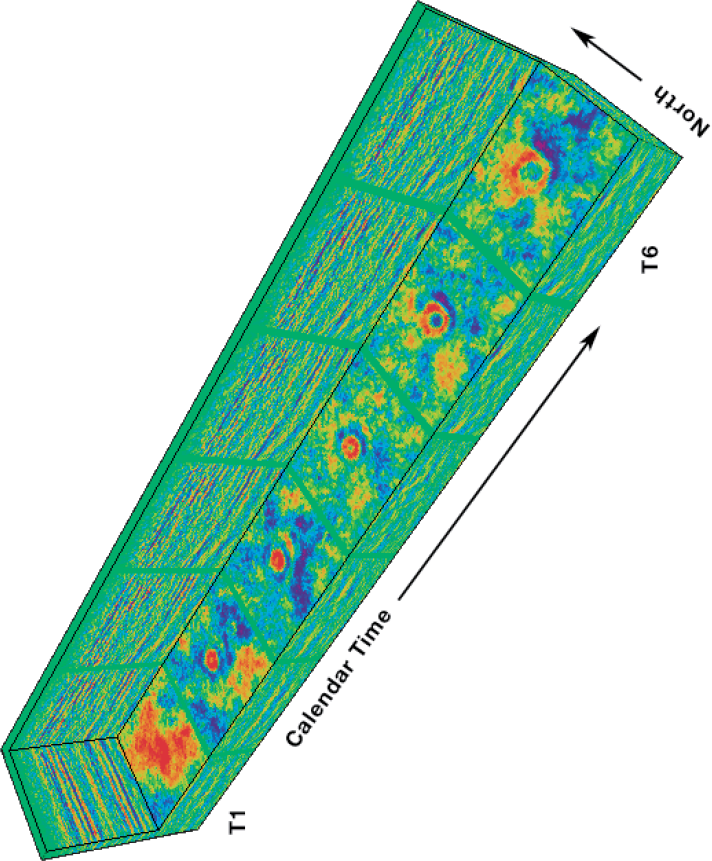
#> input picture not for repo/stuff4matching_cmap_notebooks/SEG_Wiki_4D.png, 712 x 861 px, found by its file name
$ jupyter execute identify_and_crop_image_then_quantize_colors_seg_wiki_4D_seismic.ipynb   (shell and % lines are left out)
#> lines starting #> are read from the running program, lines starting #| are printed output that depends on the picture; after the words box and inside, x2 and y2 are one past the last pixel; in counts of white or black regions, pixels touching at a corner belong together
#### Objective

With this workflow I import an image with a map, isolate the map using morphological operations. The resulting image is the input to a colormap recognition and data extration workflow.

#### Preliminaries - import main libraries

[cell 1]
import numpy as np
from scipy import ndimage as ndi
import matplotlib.pyplot as plt

from skimage import color, io
from skimage.morphology import disk, opening
from skimage.morphology import remove_small_objects

#### Import test image

[cell 2]
# import from url
url = 'https://github.com/mycarta/rainbowbot/raw/master/stuff4matching_cmap_notebooks/SEG_Wiki_4D.png'
img = np.asarray(io.imread(url))[:,:,:3] # removing alpha channel
#> img is the input picture: shape (861, 712, 3); mean R, G, B 178.1, 219.2, 202

[cell 3]
# plot it
fig = plt.figure(figsize=(10,10))
ax = fig.add_subplot(111)
plt.imshow(img)
ax.xaxis.set_ticks([])
ax.yaxis.set_ticks([])
plt.show()
#fig.savefig('input.png', dpi=400, bbox_inches='tight', pad_inches=0)

#### Find the map

We want to eliminate both possibilities of ~black and ~nearly white border.

[cell 4]
binary = np.logical_and(color.rgb2gray(img) > 0.03, color.rgb2gray(img) < 0.97)
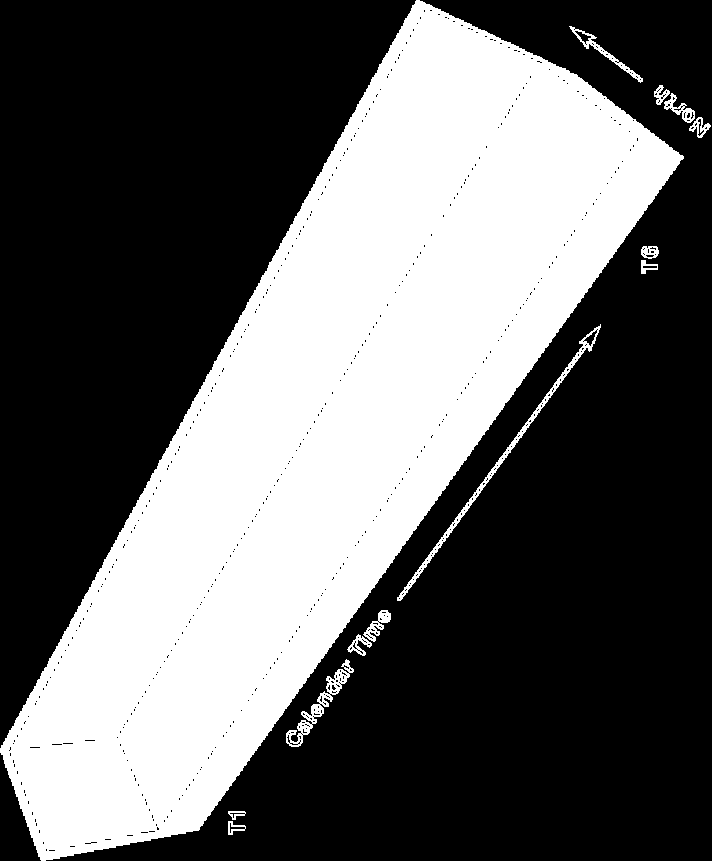
#> binary: shape (861, 712) bool; 38.5% white; 13 white regions, largest, box (x1, y1, x2, y2) and area: (0, 0, 684, 861) 231286, (397, 324, 601, 601) 1596, (286, 659, 354, 747) 1019

# plot
fig = plt.figure(figsize=(10,10))
ax = fig.add_subplot(111)
plt.imshow(binary, cmap='gray')
ax.xaxis.set_ticks([])
ax.yaxis.set_ticks([])
plt.show()

#fig.savefig('binary.png', dpi=400, bbox_inches='tight', pad_inches=0)

#### Get largest element in the binary image and use it as a mask for the original image

First apply a light opening to separate possible small objects connected to the largest one (like tick marks).

[cell 5]
binary = opening(binary, disk(3))
#> binary: shape (861, 712) bool; 37.7% white; 2 white regions, box (x1, y1, x2, y2) and area: (0, 0, 683, 861) 230804, (382, 616, 390, 623) 36

# plot
fig = plt.figure(figsize=(10,10))
ax = fig.add_subplot(111)
plt.imshow(binary, cmap='gray')
ax.xaxis.set_ticks([])
ax.yaxis.set_ticks([])
plt.show()
binary.shape
#> Out = (861, 712)
#fig.savefig('binary.png', dpi=400, bbox_inches='tight', pad_inches=0)

Detect largest bright element in the binary image. Making the assumption it would be the map.
Eliminate everything else (text, colorbar, holes, etc.).

[cell 6]
# Label all white objects (made up of ones)
label_objects, nb_labels = ndi.label(binary) # ndimage.label actually labels 0 (background) as 0 and then
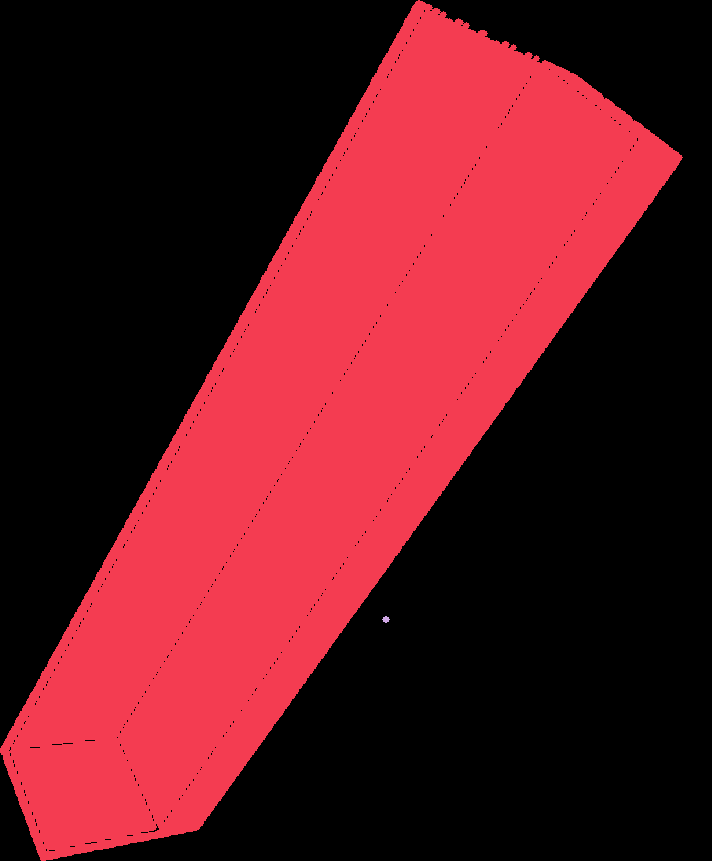
#> label_objects: shape (861, 712) int32; 3 distinct labels, from 0 to 2; one colour per label, 0 black
#> nb_labels = 2
                                                    # labels every nonzero object as 1, 2, ... n.

# Calculate every labeled object's size.
# np.bincount ignores whether input is an image or another type of array.
# It just calculates the binary sizes, including for the 0 (background).
sizes = np.bincount(label_objects.ravel())
#> sizes = [382192, 230804, 36]

sizes[0] = 0    # This sets the size of the background to 0 so that if it happened to be larger than
                # the largest white object it would not matter

# Keep only largest object
binary_objects = remove_small_objects(binary, max(sizes))
#> binary_objects: shape (861, 712) bool; 37.6% white; 1 white region, box (x1, y1, x2, y2) and area: (0, 0, 683, 861) 230804

[cell 7]
# plot
fig = plt.figure(figsize=(10,10))
ax = fig.add_subplot(111)
plt.imshow(binary_objects, cmap='gray')
ax.xaxis.set_ticks([])
ax.yaxis.set_ticks([])
plt.show()
#fig.savefig('onlylargest.png', dpi=400, bbox_inches='tight', pad_inches=0)

[cell 8]
# Remove holes from it (black regions inside white object)
binary_holes = ndi.morphology.binary_fill_holes(binary_objects)
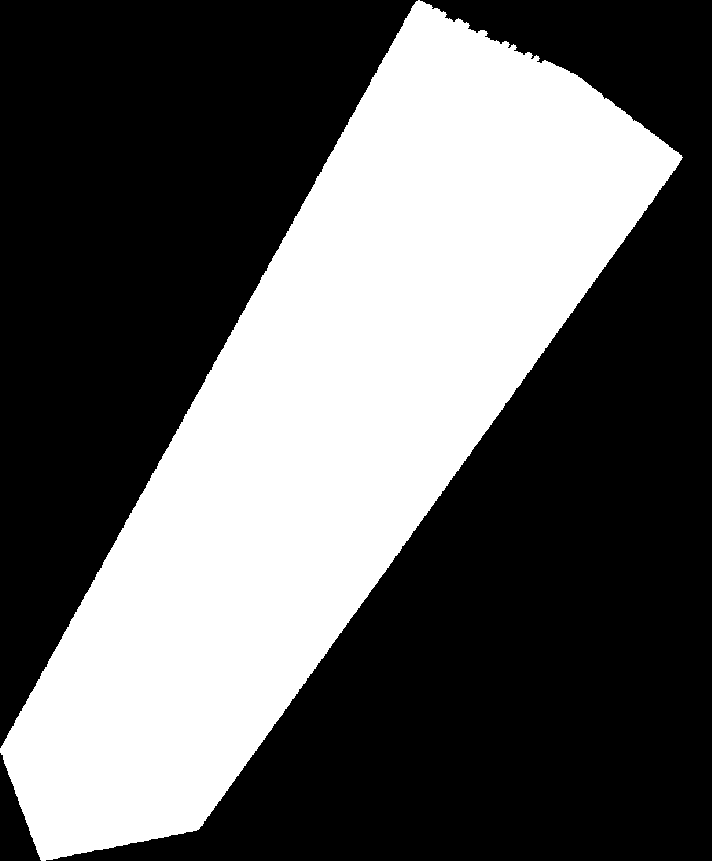
#> binary_holes: shape (861, 712) bool; 37.8% white; 1 white region, box (x1, y1, x2, y2) and area: (0, 0, 683, 861) 231600

[cell 9]
# plot
fig = plt.figure(figsize=(10,10))
ax = fig.add_subplot(111)
plt.imshow(binary_holes, cmap='gray')
ax.xaxis.set_ticks([])
ax.yaxis.set_ticks([])
plt.show()

#fig.savefig('noholes.png', dpi=400, bbox_inches='tight', pad_inches=0)

#### Mask and crop the original image

[cell 10]
# Convert cleaned binary image to a 3D array mask to use in next cell

mask3 = np.zeros(img.shape)
mask3[:,:,0] = binary_holes
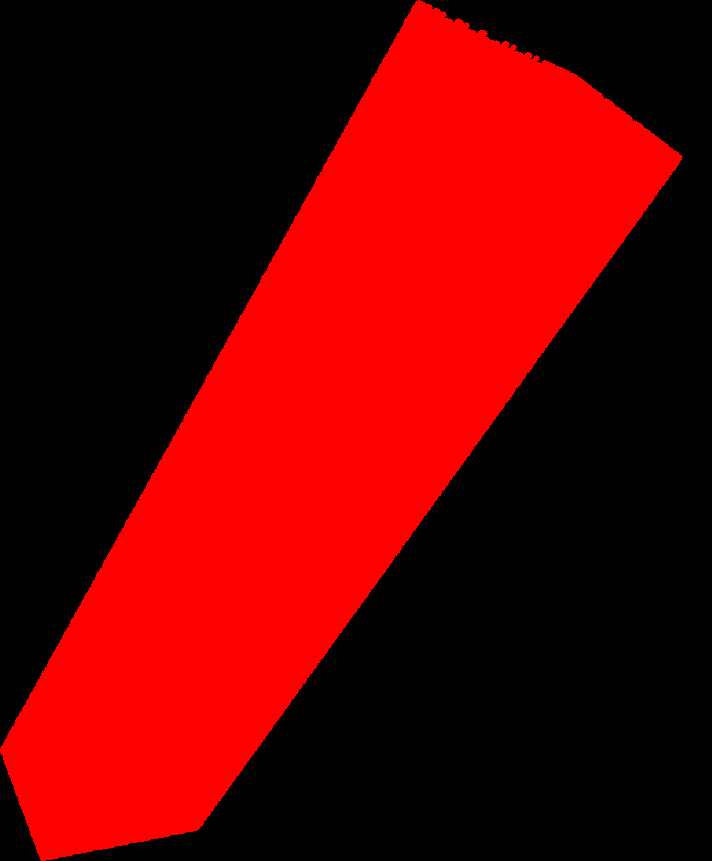
#> mask3: shape (861, 712, 3) float64; mean of channels 0, 1, 2 0.378, 0, 0; drawn as R, G, B
mask3[:,:,1] = binary_holes
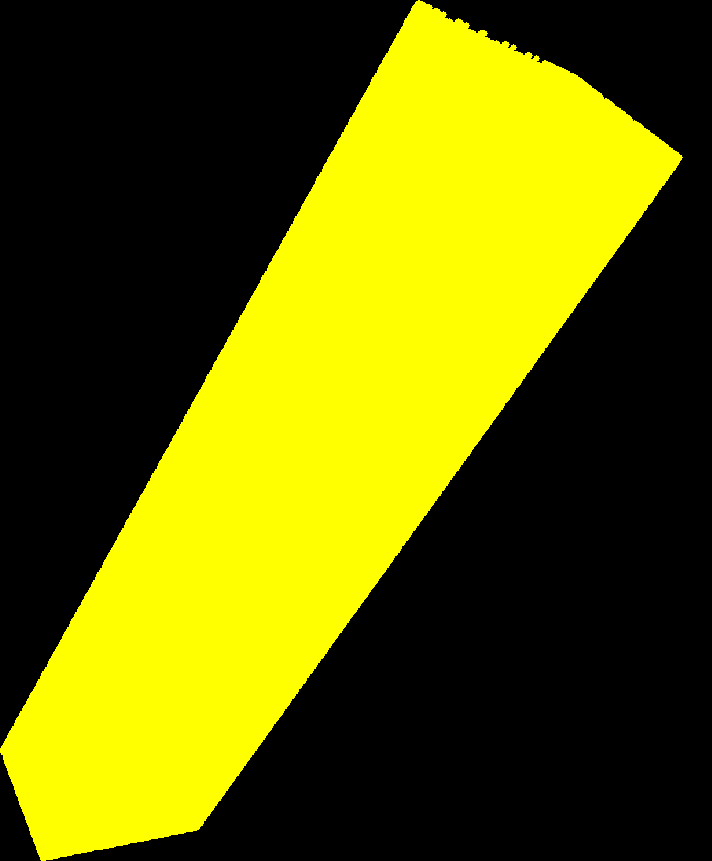
#> mask3: shape (861, 712, 3) float64; mean of channels 0, 1, 2 0.378, 0.378, 0; drawn as R, G, B
mask3[:,:,2] = binary_holes

[cell 11]
# Use the mask to get only the map in the original image
final = np.ma.masked_where(mask3 ==0, img)
final = final.filled(0)
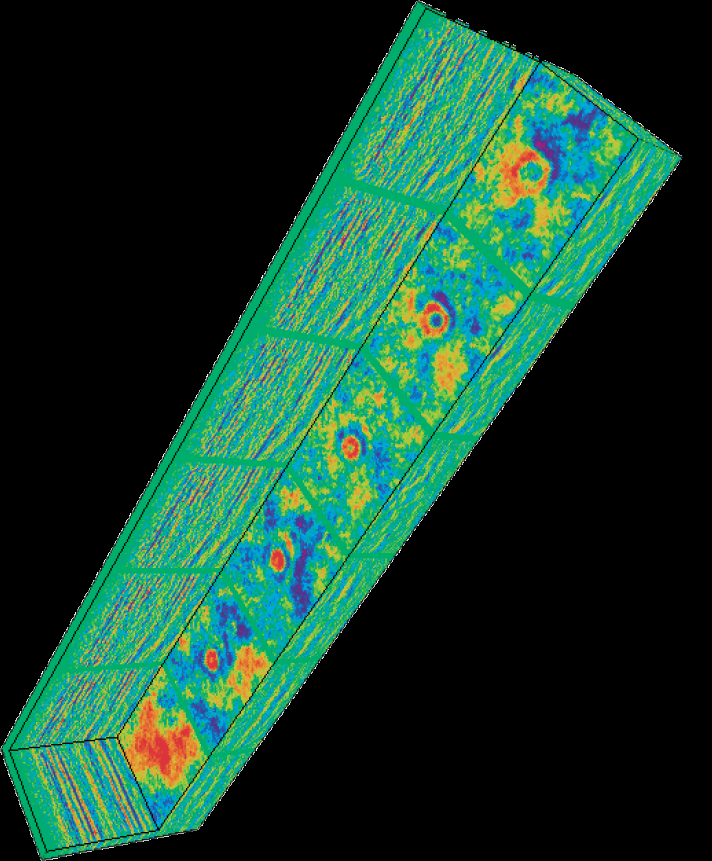
#> final: shape (861, 712, 3); mean R, G, B 20.7, 61.9, 44.6

[cell 12]
# plot
fig = plt.figure(figsize=(10,10))
ax = fig.add_subplot(111)
plt.imshow(final)
ax.xaxis.set_ticks([])
ax.yaxis.set_ticks([])
plt.show()

#fig.savefig('map.png', dpi=400, bbox_inches='tight', pad_inches=0)

#### Crop zero columns and zero rows

http://stackoverflow.com/a/14211727/1034648
or even better http://stackoverflow.com/a/31402351/1034648

[cell 13]
non_empty = np.where(final != 0)
final_crop = final[np.min(non_empty[0]) : np.max(non_empty[0]),
                   np.min(non_empty[1]) : np.max(non_empty[1])]
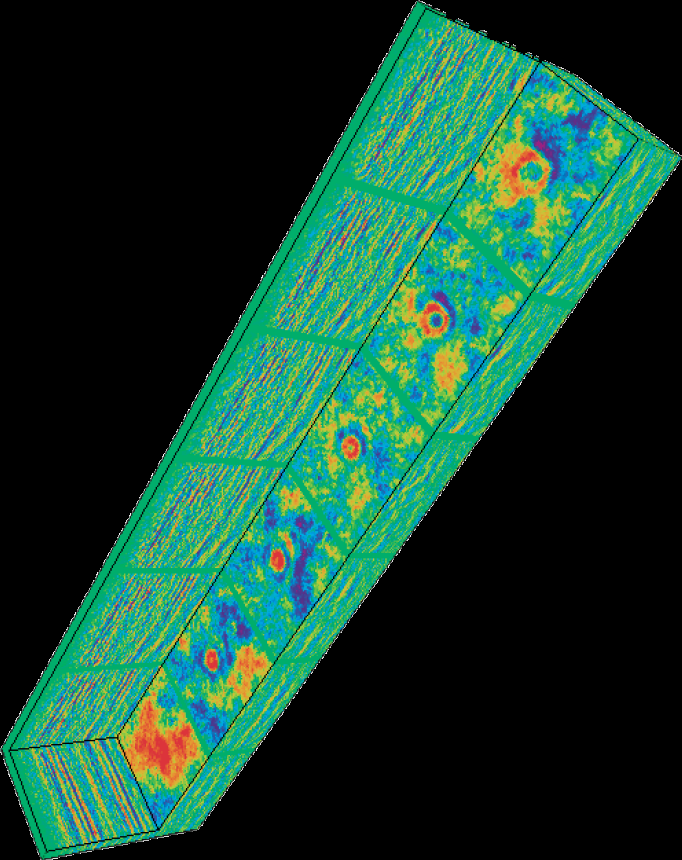
#> final_crop: shape (860, 682, 3); mean R, G, B 21.7, 64.7, 46.6

#plot
fig = plt.figure(figsize=(10,10))
ax = fig.add_subplot(111)
plt.imshow(final_crop)
ax.xaxis.set_ticks([])
ax.yaxis.set_ticks([])
plt.show()
#fig.savefig('crop.png', dpi=400, bbox_inches='tight', pad_inches=0)

$ run again, with not for repo/stuff4matching_cmap_notebooks/test1.png copied over not for repo/stuff4matching_cmap_notebooks/SEG_Wiki_4D.png
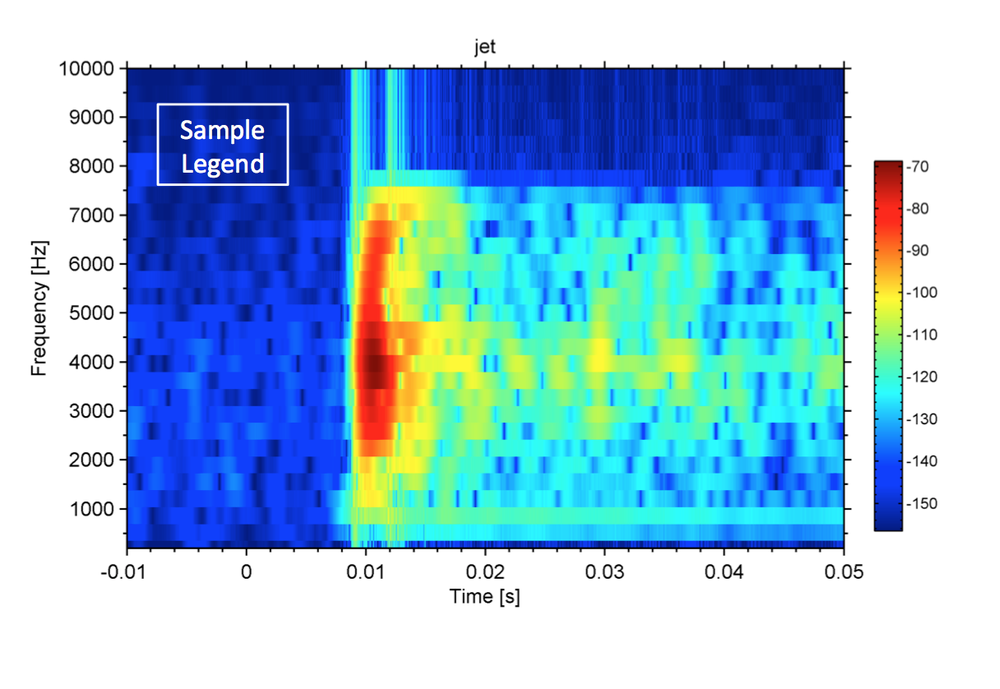
#> input picture not for repo/stuff4matching_cmap_notebooks/test1.png, 1000 x 689 px, shrunk from 1216 x 838 before the run, found by its file name
#> `label_objects, nb_labels = ndi.label(binary)`:
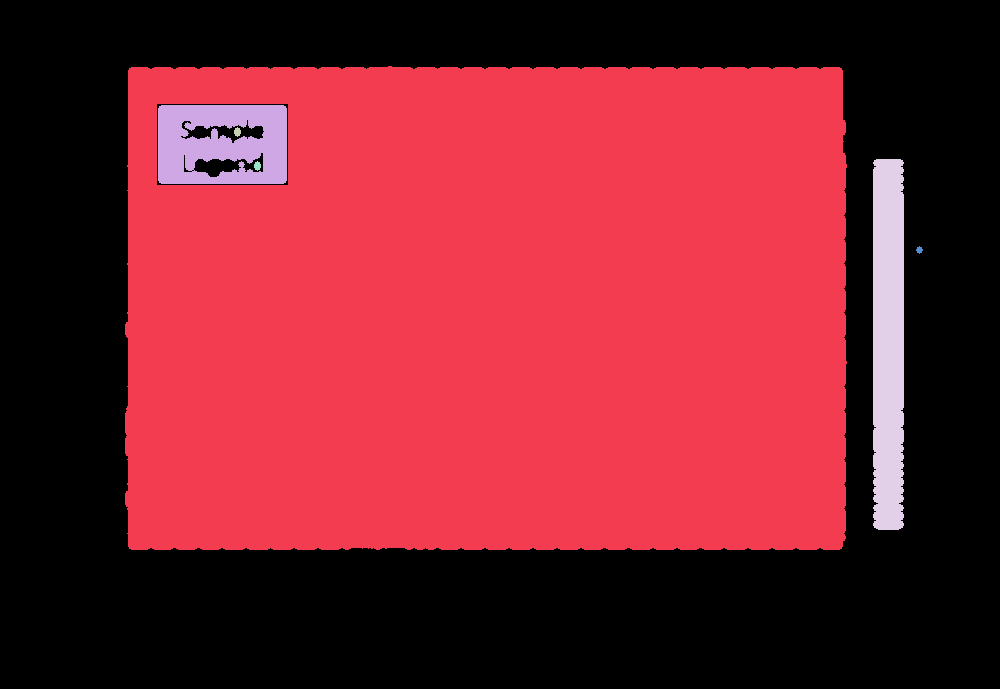
#> label_objects: shape (689, 1000) int32; 7 distinct labels, from 0 to 6; one colour per label, 0 black
#> nb_labels = 6
#> sizes = [333517, 335529, 8545, 50, 11273, 50, 36]
#> binary_objects: shape (689, 1000) bool; 48.7% white; 1 white region, box (x1, y1, x2, y2) and area: (125, 66, 847, 550) 335529
#> binary_holes: shape (689, 1000) bool; 50.2% white; 1 black region, box (x1, y1, x2, y2) and area: (0, 0, 1000, 689) 342860
#> `final_crop = final[np.min(non_empty[0]) : np.max(non_empty[0]), np.min..`:
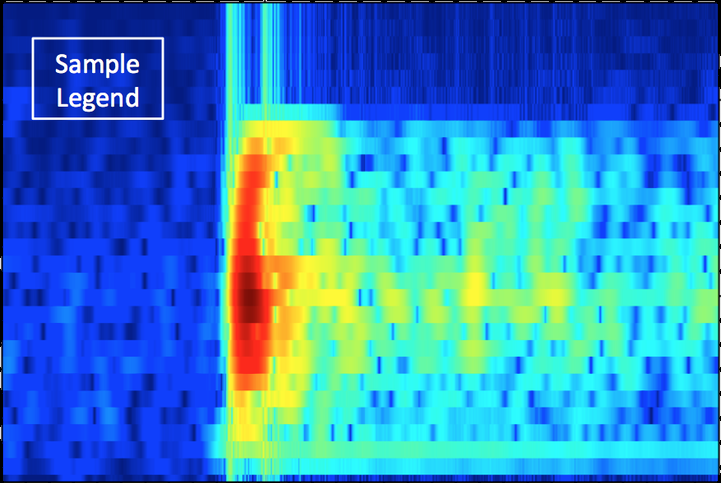
#> final_crop: shape (483, 721, 3); mean R, G, B 52.4, 137, 193.4
